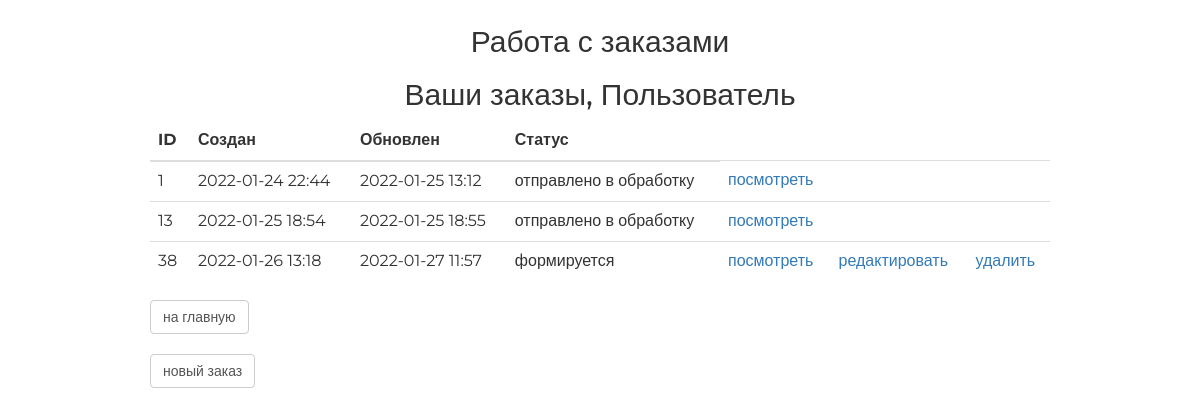
Screenshot of /orders/ with the database file from the repository.
### ordersapp/models.py (models this page shows, shortened)
class Order(models.Model):
    STATUS_FORMING = 'FM'
    STATUS_SENT_TO_PROCEED = 'STP'
    STATUS_PROCEEDED = 'PRD'
    STATUS_PAID = 'PD'
    STATUS_CANCELLED = 'CNL'
    STATUS_DONE = 'DN'
    STATUSES = (
        (STATUS_FORMING, 'формируется'),
        (STATUS_SENT_TO_PROCEED, 'отправлено в обработку'),
        (STATUS_PROCEEDED, 'обработано'),
        (STATUS_PAID, 'оплачено'),
        (STATUS_CANCELLED, 'отменено'),
        (STATUS_DONE, 'завершено')
    )
    user = models.ForeignKey(settings.AUTH_USER_MODEL, on_delete=models.CASCADE)
    status = models.CharField(choices=STATUSES, default=STATUS_FORMING, max_length=3)
    is_active = models.BooleanField(default=True)
    created_at = models.DateTimeField(auto_now_add=True)
    updated_at = models.DateTimeField(auto_now=True)
    class Meta:
        verbose_name = 'заказ'
        verbose_name_plural = 'заказы'

### ordersapp/views.py (the view)
# urls.py: path('', ordersapp.OrderListView.as_view(), name='list'),
class OrderListView(ListView):
    model = Order
    def get_queryset(self):
        return super().get_queryset().filter(is_active=True)

### mainapp/context_processors.py (called while the page is built)
def basket(request):
    print(f'context processor basket works')
    basket = []
    if request.user.is_authenticated:
        basket = Basket.objects.filter(user=request.user)
    basket = []
    if request.user.is_authenticated:
        basket = Basket.objects.filter(user=request.user)
    return {
        'basket': basket,
    }

### ordersapp/templates/ordersapp/order_list.html
{% extends 'ordersapp/base.html' %}
{% load static %}
{% block content %}
<div class="h2 text-center head">
       Ваши заказы,
       {% if user.first_name %}
           {{ user.first_name|title}}
       {% else %}
           Пользователь
       {% endif %}
   </div>
   <table class="table orders_list">
       <thead>
         <tr>
           <th>ID</th>
           <th>Создан</th>
           <th>Обновлен</th>
           <th>Статус</th>
         </tr>
       </thead>
       <tbody>
           {% for item in object_list %}
               {% if item.is_active %}
               <tr>
                   <td class="td1 orders_list">{{ item.pk }}</td>
                   <td>{{ item.created_at|date:"Y-m-d H:i" }}</td>
                   <td>{{ item.updated_at|date:"Y-m-d H:i" }}</td>
                   <td>{{ item.get_status_display }}</td>
                   <td>
                       <a href="{% url 'ordersapp:read' item.pk %}">
                           посмотреть
                       </a>
                   </td>
                   <td>
                       {% if item.status == 'FM' %}
                         <a href="{% url 'ordersapp:update' item.pk %}">
                           редактировать
                         </a>
                       {% endif %}
                   </td>
                   <td>
                       {% if item.status == 'FM' %}
                         <a href="{% url 'ordersapp:delete' item.pk %}">
                             удалить
                         </a>
                       {% endif %}
                   </td>
               </tr>
               {% endif %}
           {% endfor %}
       </tbody>
   </table>
   <button class="btn btn-default btn-round">
       <a href="{% url 'index' %}">на главную</a>
   </button>
    <br>
    <br>
   <button class="btn btn-default btn-round">
       <a href="{% url 'ordersapp:create' %}">новый заказ</a>
   </button>
{% endblock %}

### static/css/style.css (style rules this page uses)
* { margin: 0; padding: 0; }
.order_container button a { text-decoration: none; color: #555; }
.table.orders_list { min-width: 600px; }
.td1.orders_list { width: 40px; }
body { font-family: 'Montserrat', sans-serif; }
html, body { height: 100%; }
table { width: 100%; }
td:first-child { width: 235px; }

### rows the page displays
Order: pk "1", created_at "2022-01-24 22:44", updated_at "2022-01-25 13:12", status "отправлено в обработку"
Order: pk "13", created_at "2022-01-25 18:54", updated_at "2022-01-25 18:55", status "отправлено в обработку"
Order: pk "38", created_at "2022-01-26 13:18", updated_at "2022-01-27 11:57", status "формируется", shows "редактировать", shows "удалить"
